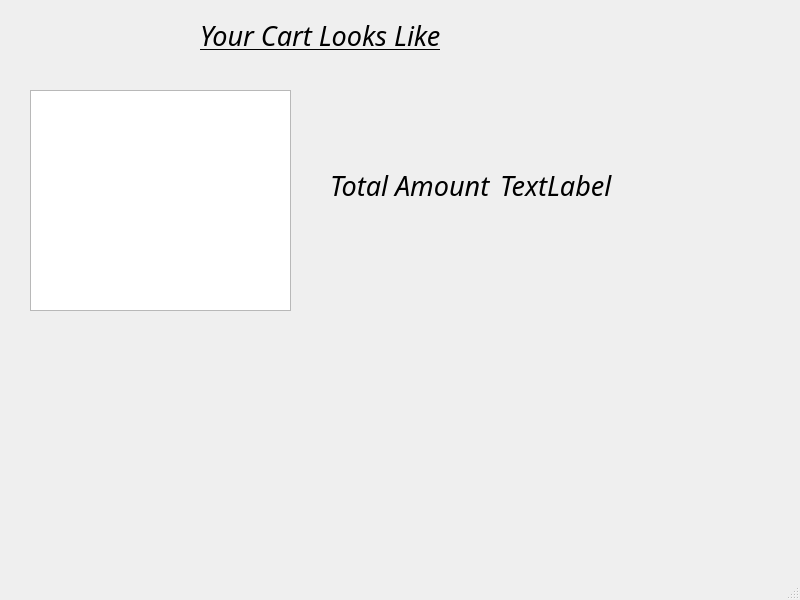
<?xml version="1.0" encoding="UTF-8"?>
<ui version="4.0">
 <class>window_5</class>
 <widget class="QMainWindow" name="window_5">
  <property name="geometry">
   <rect>
    <x>0</x>
    <y>0</y>
    <width>800</width>
    <height>600</height>
   </rect>
  </property>
  <property name="windowTitle">
   <string>MainWindow</string>
  </property>
  <widget class="QWidget" name="centralwidget">
   <widget class="QLabel" name="label">
    <property name="geometry">
     <rect>
      <x>200</x>
      <y>10</y>
      <width>251</width>
      <height>51</height>
     </rect>
    </property>
    <property name="font">
     <font>
      <family>Monotype Corsiva</family>
      <pointsize>20</pointsize>
      <italic>true</italic>
      <underline>true</underline>
     </font>
    </property>
    <property name="text">
     <string>Your Cart Looks Like</string>
    </property>
   </widget>
   <widget class="QTableWidget" name="tableWidget">
    <property name="geometry">
     <rect>
      <x>30</x>
      <y>90</y>
      <width>261</width>
      <height>221</height>
     </rect>
    </property>
   </widget>
   <widget class="QLabel" name="label_2">
    <property name="geometry">
     <rect>
      <x>330</x>
      <y>160</y>
      <width>161</width>
      <height>51</height>
     </rect>
    </property>
    <property name="font">
     <font>
      <family>Monotype Corsiva</family>
      <pointsize>20</pointsize>
      <italic>true</italic>
     </font>
    </property>
    <property name="text">
     <string>Total Amount :</string>
    </property>
   </widget>
   <widget class="QLabel" name="label_3">
    <property name="geometry">
     <rect>
      <x>500</x>
      <y>160</y>
      <width>131</width>
      <height>51</height>
     </rect>
    </property>
    <property name="font">
     <font>
      <family>Monotype Corsiva</family>
      <pointsize>20</pointsize>
      <italic>true</italic>
     </font>
    </property>
    <property name="text">
     <string>TextLabel</string>
    </property>
   </widget>
  </widget>
  <widget class="QMenuBar" name="menubar">
   <property name="geometry">
    <rect>
     <x>0</x>
     <y>0</y>
     <width>800</width>
     <height>22</height>
    </rect>
   </property>
  </widget>
  <widget class="QStatusBar" name="statusbar"/>
 </widget>
 <resources/>
 <connections/>
</ui>
